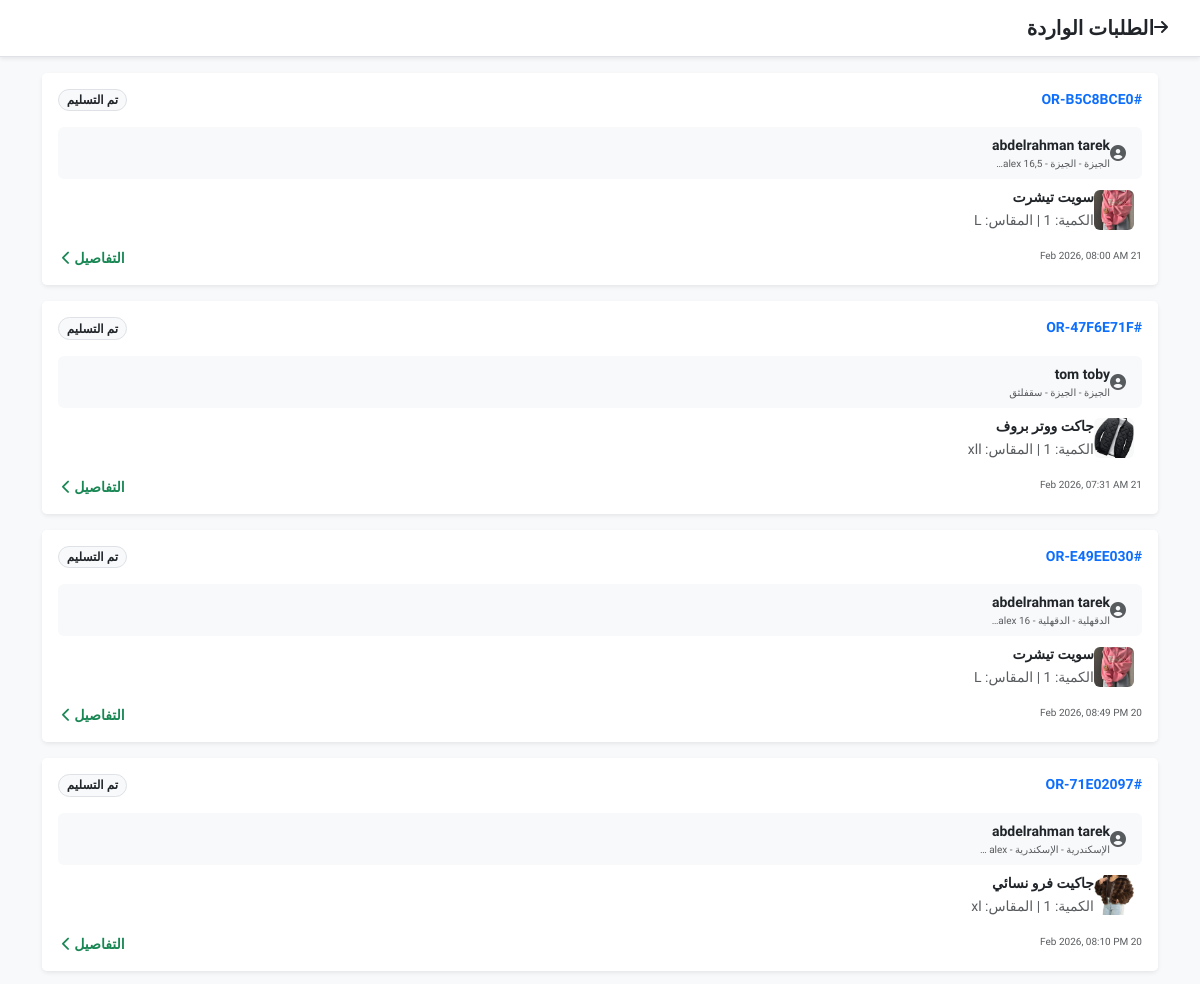
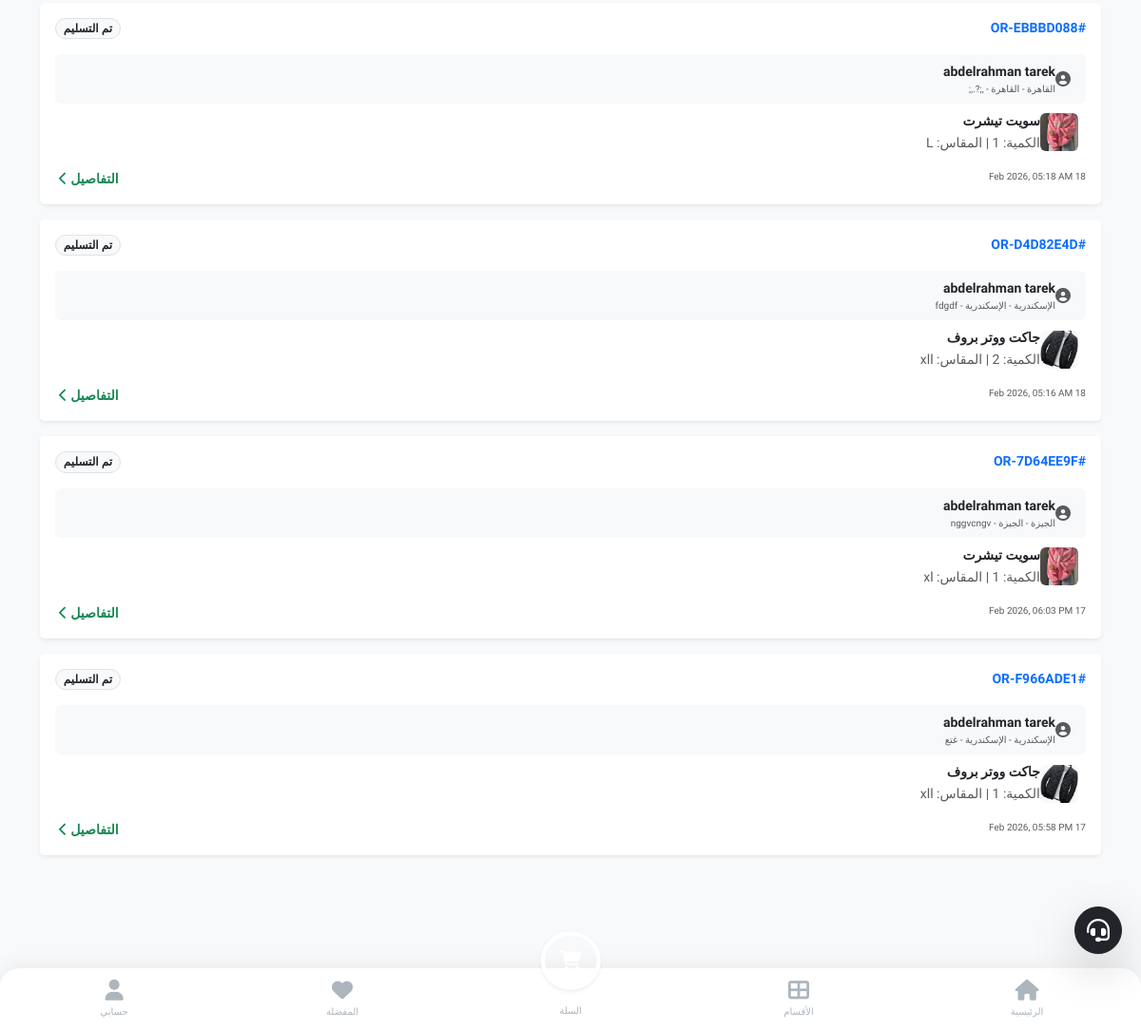
Page /merchant/orders/ (signed in) on the committed database (2 pictures, top to bottom).
### store/models.py (models this page shows, shortened)
class OrderItem(models.Model):
    order = models.ForeignKey(Order, on_delete=models.CASCADE, related_name='items')
    product_size = models.ForeignKey(ProductSize, on_delete=models.PROTECT, verbose_name="المنتج (المقاس)")
    quantity = models.PositiveIntegerField(default=1, verbose_name="الكمية")
    commission = models.DecimalField(max_digits=10, decimal_places=2, default=0.00, verbose_name="عمولة المنصة")
    price_at_purchase = models.DecimalField(max_digits=10, decimal_places=2, verbose_name="السعر وقت الشراء", blank=True, null=True)
    merchant = models.ForeignKey(MerchantProfile, on_delete=models.PROTECT, verbose_name="التاجر", blank=True, null=True)
    referral_discount = models.DecimalField(max_digits=10, decimal_places=2, default=0)

class Order(models.Model):
    class Status(models.TextChoices):
        CART = "CART",
        WAITING_PAYMENT = "WAITING_PAYMENT", "بانتظار الدفع" # <--- جديد
        PENDING = "PENDING", "قيد الانتظار"
        APPROVED = "APPROVED", "تم التأكيد"
        SHIPPED = "SHIPPED", "تم الشحن"
        DELIVERED = "DELIVERED", "تم التسليم"
        RETURNED = "RETURNED", "مرتجع"
        CANCELLED = "CANCELLED", "ملغي"
    order_id = models.CharField(max_length=20, unique=True, editable=False, verbose_name="رقم الطلب")
    customer = models.ForeignKey(settings.AUTH_USER_MODEL, on_delete=models.PROTECT, related_name='orders', verbose_name="العميل")
    is_confirmed_by_customer = models.BooleanField(null=True, blank=True, verbose_name="تأكيد العميل")
    rejection_reason = models.TextField(blank=True, null=True, verbose_name="سبب الرفض")
    rating = models.PositiveIntegerField(default=0, verbose_name="التقييم (1-5)")
    merchant = models.ForeignKey(MerchantProfile, on_delete=models.PROTECT, null=True, blank=True, related_name='merchant_orders')    # تفاصيل العنوان (يتم حفظها كنص لضمان عدم تغيرها في السجلات التاريخية)
    shipping_address = models.TextField(verbose_name="عنوان الشحن")
    shipping_phone = models.CharField(max_length=15, verbose_name="رقم التواصل")
    total_products_price = models.DecimalField(max_digits=10, decimal_places=2, default=0, verbose_name="إجمالي المنتجات")
    shipping_cost = models.DecimalField(max_digits=10, decimal_places=2, default=0, verbose_name="تكلفة الشحن")
    platform_fees = models.DecimalField(max_digits=10, decimal_places=2, default=0, verbose_name="رسوم المنصة") # 3 EGP + 2.75%
    final_total = models.DecimalField(max_digits=10, decimal_places=2, default=0, verbose_name="الإجمالي النهائي")
    status = models.CharField(max_length=20, choices=Status.choices, default=Status.PENDING, verbose_name="حالة الطلب")
    created_at = models.DateTimeField(auto_now_add=True, verbose_name="تاريخ الطلب")
    governorate = models.ForeignKey(Governorate, on_delete=models.SET_NULL, null=True, blank=True, verbose_name="المحافظة")
    is_first_order = models.BooleanField(default=False, verbose_name="أول طلب (شحن مجاني)")
    class PaymentMethod(models.TextChoices):
        COD = "COD", "الدفع عند الاستلام"
        ONLINE = "ONLINE", "دفع إلكتروني (Paymob)"
        WALLET = "WALLET", "محفظة إلكترونية" # <--- الجديد
    payment_method = models.CharField(max_length=10, choices=PaymentMethod.choices, default=PaymentMethod.COD, verbose_name="طريقة الدفع")

class Governorate(models.Model):
    name = models.CharField(max_length=50, unique=True, verbose_name="اسم المحافظة")

class ProductSize(models.Model):
    product = models.ForeignKey(Product, on_delete=models.CASCADE, related_name='variations') # غيرنا الاسم لـ variations ليكون أدق
    size_label = models.CharField(max_length=10, verbose_name="المقاس") # S, M, L
    color_label = models.CharField(max_length=30, verbose_name="اللون", default="Standard") # أحمر، أزرق
    stock_quantity = models.PositiveIntegerField(default=0, verbose_name="الكمية المتاحة")

class Product(models.Model):
    category = models.ForeignKey(Category, on_delete=models.SET_NULL, null=True, blank=True, related_name='products', verbose_name="القسم")
    merchant = models.ForeignKey(MerchantProfile, on_delete=models.CASCADE, related_name='products')
    name = models.CharField(max_length=200, verbose_name="اسم المنتج")
    description = models.TextField(verbose_name="وصف المنتج")
    base_price = models.DecimalField(max_digits=10, decimal_places=2, verbose_name="السعر الأساسي")
    image = models.ImageField(upload_to='products/', verbose_name="صورة المنتج الرئيسية")
    shipping_fee = models.DecimalField(max_digits=10, decimal_places=2, default=0, verbose_name="مصاريف الشحن")
    is_active = models.BooleanField(default=False, verbose_name="مفعل (موافقة المشرف)")
    created_at = models.DateTimeField(auto_now_add=True)
    commission_pct = models.DecimalField(
        max_digits=5, decimal_places=2, default=10.00,
        verbose_name="نسبة عمولة المنصة (%)"
    )

### accounts/models.py (models this page shows, shortened)
class User(AbstractUser):
    class Role(models.TextChoices):
        CUSTOMER = "CUSTOMER", "عميل"
        MERCHANT = "MERCHANT", "تاجر"
        OWNER = "OWNER", "Owner (مالك)"
        ADMIN_LVL2 = "ADMIN_LVL2", "مشرف درجة ثانية"
        ADMIN_LVL3 = "ADMIN_LVL3", "مشرف درجة ثالثة"
    role = models.CharField(max_length=20, choices=Role.choices, default=Role.CUSTOMER)
    phone_primary = models.CharField(max_length=15, unique=True, verbose_name="رقم الهاتف")
    phone_secondary = models.CharField(max_length=15, blank=True, null=True)
    device_id = models.CharField(max_length=255, blank=True, null=True)
    is_banned = models.BooleanField(default=False)
    custom_role = models.ForeignKey(CustomRole, on_delete=models.SET_NULL, null=True, blank=True)
    referral_code = models.CharField(max_length=10, unique=True, blank=True, null=True)
    invited_by = models.ForeignKey('self', on_delete=models.SET_NULL, null=True, blank=True, related_name='invitees')
    referral_balance = models.DecimalField(max_digits=10, decimal_places=2, default=0.00, verbose_name="رصيد الدعوات")

### merchant_panel/views.py (the view)
# urls.py: path('orders/', views.merchant_orders, name='merchant_orders'),
@login_required
def merchant_orders(request):
    if not is_merchant(request.user): return redirect('home')
    excluded_statuses = [Order.Status.CART, Order.Status.WAITING_PAYMENT]
    items = OrderItem.objects.filter(
        product_size__product__merchant=request.user.merchant_profile
    ).exclude(
        order__status__in=excluded_statuses
    ).order_by('-order__created_at')
    return render(request, 'merchant/orders.html', {'items': items})

### merchant_panel/views.py (called while the page is built)
def is_merchant(user):
    return user.role == User.Role.MERCHANT and hasattr(user, 'merchant_profile') and user.merchant_profile.is_approved

### store/context_processors.py (called while the page is built)
def site_settings(request):
    settings = SiteSetting.objects.first()
    return {'site_settings': settings}

### templates/merchant/orders.html
{% extends 'base.html' %}
{% block content %}
<div class="bg-white p-3 border-bottom shadow-sm d-flex align-items-center mb-3 sticky-top">
    <a href="{% url 'merchant_dashboard' %}" class="text-dark me-3"><i class="fas fa-arrow-right"></i></a>
    <h5 class="m-0 fw-bold">الطلبات الواردة</h5>
</div>
<div class="container pb-5">
    {% for item in items %}
    <a href="{% url 'merchant_order_detail' item.order.order_id %}" class="text-decoration-none text-dark">
        <div class="card border-0 shadow-sm mb-3">
            <div class="card-header bg-white border-0 d-flex justify-content-between pt-3 pb-0">
                <span class="fw-bold text-primary small">#{{ item.order.order_id }}</span>
                {% if item.order.status == 'PENDING' %}
                    <span class="badge bg-warning text-dark border rounded-pill">جديد</span>
                {% elif item.order.status == 'APPROVED' %}
                    <span class="badge bg-info text-dark border rounded-pill">تم التأكيد</span>
                {% else %}
                    <span class="badge bg-light text-dark border rounded-pill">{{ item.order.get_status_display }}</span>
                {% endif %}
            </div>
            <div class="card-body">
                <div class="d-flex align-items-center mb-2 bg-light p-2 rounded">
                    <i class="fas fa-user-circle text-muted me-2"></i>
                    <div>
                        <span class="d-block fw-bold small">{{ item.order.customer.first_name }} {{ item.order.customer.last_name }}</span>
                        <span class="d-block text-muted" style="font-size: 10px;">
                            {{ item.order.governorate.name }} - {{ item.order.shipping_address|truncatechars:20 }}
                        </span>
                    </div>
                </div>
                <div class="d-flex align-items-center">
                    <img src="{{ item.product_size.product.image.url }}" class="rounded me-2" style="width: 40px; height: 40px; object-fit: cover;">
                    <div>
                        <p class="mb-0 small fw-bold">{{ item.product_size.product.name }}</p>
                        <small class="text-muted">الكمية: {{ item.quantity }} | المقاس: {{ item.product_size.size_label }}</small>
                    </div>
                </div>
            </div>
            <div class="card-footer bg-white border-0 pt-0 pb-3 d-flex justify-content-between">
                <small class="text-muted" style="font-size: 10px;">{{ item.order.created_at|date:"d M Y, h:i A" }}</small>
                <small class="fw-bold text-success">التفاصيل <i class="fas fa-chevron-left ms-1"></i></small>
            </div>
        </div>
    </a>
    {% empty %}
    <div class="text-center py-5">
        <i class="fas fa-clipboard-list fa-3x text-muted opacity-25 mb-3"></i>
        <p class="text-muted">لا توجد طلبات جديدة.</p>
    </div>
    {% endfor %}
</div>
{% endblock %}

### templates/base.html (style rules this page uses)
:root { --primary-blue: #0d6efd; --accent-yellow: #ffc107; --bg-light: #f8f9fa; --text-dark: #212529; --white: #ffffff; }
body { padding-bottom: 120px !important; background-color: var(--bg-light); font-family: 'Tajawal', sans-serif; color: var(--text-dark); -webkit-tap-highlight-color: transparent; }
a { text-decoration: none; }

### rows in the picture
OrderItem: order.order_id "OR-B5C8BCE0", order.status "تم التسليم", order.customer.first_name "abdelrahman", order.customer.last_name "tarek", order.governorate.name "الجيزة", order.shipping_address "الجيزة - alex 16,5…", product_size.product.image (picture), product_size.product.name "سويت تيشرت", product_size.size_label "L", order.created_at "21 Feb 2026, 08:00 AM"
OrderItem: order.order_id "OR-47F6E71F", order.status "تم التسليم", order.customer.first_name "tom", order.customer.last_name "toby", order.governorate.name "الجيزة", order.shipping_address "الجيزة - سقفلثق", product_size.product.image (picture), product_size.product.name "جاكت ووتر بروف", product_size.size_label "xll", order.created_at "21 Feb 2026, 07:31 AM"
OrderItem: order.order_id "OR-E49EE030", order.status "تم التسليم", order.customer.first_name "abdelrahman", order.customer.last_name "tarek", order.governorate.name "الدقهلية", order.shipping_address "الدقهلية - alex 16…", product_size.product.image (picture), product_size.product.name "سويت تيشرت", product_size.size_label "L", order.created_at "20 Feb 2026, 08:49 PM"
OrderItem: order.order_id "OR-71E02097", order.status "تم التسليم", order.customer.first_name "abdelrahman", order.customer.last_name "tarek", order.governorate.name "الإسكندرية", order.shipping_address "الإسكندرية - alex …", product_size.product.image (picture), product_size.product.name "جاكيت فرو نسائي", product_size.size_label "xl", order.created_at "20 Feb 2026, 08:10 PM"
OrderItem: order.order_id "OR-EBBBD088", order.status "تم التسليم", order.customer.first_name "abdelrahman", order.customer.last_name "tarek", order.governorate.name "القاهرة", order.shipping_address "القاهرة - ,;?.,;", product_size.product.image (picture), product_size.product.name "سويت تيشرت", product_size.size_label "L", order.created_at "18 Feb 2026, 05:18 AM"
OrderItem: order.order_id "OR-D4D82E4D", order.status "تم التسليم", order.customer.first_name "abdelrahman", order.customer.last_name "tarek", order.governorate.name "الإسكندرية", order.shipping_address "الإسكندرية - fdgdf", product_size.product.image (picture), product_size.product.name "جاكت ووتر بروف", product_size.size_label "xll", order.created_at "18 Feb 2026, 05:16 AM"
OrderItem: order.order_id "OR-7D64EE9F", order.status "تم التسليم", order.customer.first_name "abdelrahman", order.customer.last_name "tarek", order.governorate.name "الجيزة", order.shipping_address "الجيزة - nggvcngv", product_size.product.image (picture), product_size.product.name "سويت تيشرت", product_size.size_label "xl", order.created_at "17 Feb 2026, 06:03 PM"
OrderItem: order.order_id "OR-F966ADE1", order.status "تم التسليم", order.customer.first_name "abdelrahman", order.customer.last_name "tarek", order.governorate.name "الإسكندرية", order.shipping_address "الإسكندرية - غتع", product_size.product.image (picture), product_size.product.name "جاكت ووتر بروف", product_size.size_label "xll", order.created_at "17 Feb 2026, 05:58 PM"
